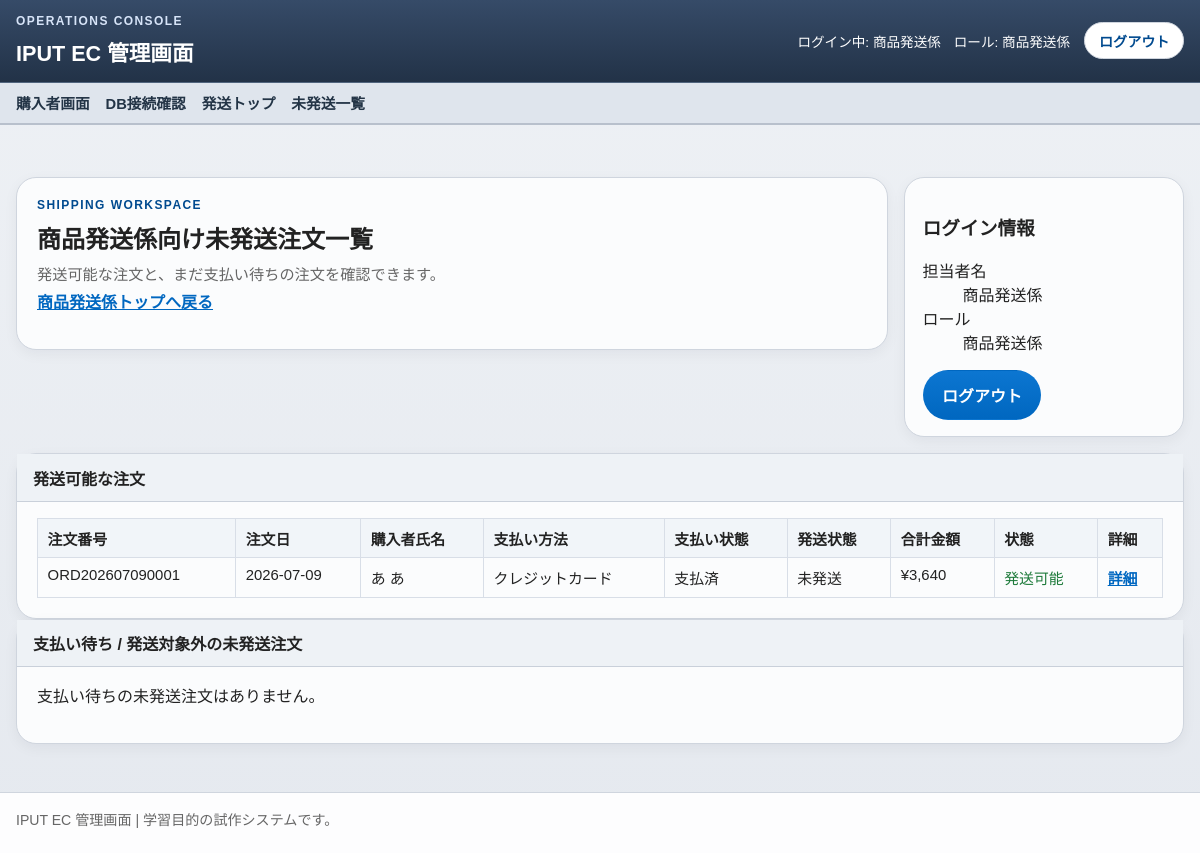
Page /staff/shipper/orders (signed in) on the committed database.
### tables this page shows
CREATE TABLE orders (
    id INTEGER PRIMARY KEY AUTOINCREMENT,
    order_no TEXT NOT NULL UNIQUE,
    order_date TEXT NOT NULL,
    customer_name TEXT NOT NULL,
    customer_address TEXT NOT NULL,
    customer_contact TEXT NOT NULL,
    order_type TEXT NOT NULL CHECK (order_type IN ('phone_fax', 'online')),
    payment_method TEXT NOT NULL CHECK (payment_method IN ('bank', 'convenience', 'cod', 'credit')),
    payment_status TEXT NOT NULL CHECK (payment_status IN ('unpaid', 'paid')),
    shipping_status TEXT NOT NULL CHECK (shipping_status IN ('unshipped', 'shipped')),
    subtotal INTEGER NOT NULL DEFAULT 0,
    fee INTEGER NOT NULL DEFAULT 0,
    shipping_fee INTEGER NOT NULL DEFAULT 0,
    total_amount INTEGER NOT NULL DEFAULT 0,
    created_at TEXT NOT NULL DEFAULT CURRENT_TIMESTAMP,
    updated_at TEXT NOT NULL DEFAULT CURRENT_TIMESTAMP
);

### app/core/View.php (called while the page is built, shortened)
<?php
class View
{
    public static function render(string $view, array $data = []): void
    {
        $viewFile = base_path('app/Views/' . str_replace('.', '/', $view) . '.php');
        extract($data, EXTR_SKIP);
        require base_path('app/Views/layouts/header.php');
        require $viewFile;
        require base_path('app/Views/layouts/footer.php');
    }
}

### app/core/Controller.php (called while the page is built, shortened)
<?php
abstract class Controller
{
    protected function render(string $view, array $data = [], int $statusCode = 200): void
    {
        View::render($view, $data);
    }
}

### app/Controllers/ShippingController.php (called while the page is built, shortened)
<?php
class ShippingController extends Controller
{
    private AuthService $auth;
    private ShippingService $shipping;
    public function __construct()
    {
        $this->auth = new AuthService();
        $this->shipping = new ShippingService();
    }
    public function index(): void
    {
        $this->auth->authorizeRole('shipper');
        $orders = $this->shipping->listOrders();
        $this->render('staff/shipping_orders', [
            'pageTitle' => '商品発送係向け未発送注文一覧',
            'user' => $this->auth->user(),
            'roleLabel' => $this->auth->roleLabel('shipper'),
            'csrfToken' => csrf_token(),
            'successMessage' => get_flash('success'),
            'errorMessage' => get_flash('error'),
            ...$orders,
        ]);
    }
}

### public/index.php (called while the page is built, shortened)
<?php
require_once dirname(__DIR__) . '/app/bootstrap.php';
$router = new Router();
$router->get('/', [HomeController::class, 'index']);
$router->get('/favorites', [FavoriteController::class, 'index']);
$router->post('/favorites/add', [FavoriteController::class, 'add']);
$router->post('/favorites/remove', [FavoriteController::class, 'remove']);
$router->get('/sitemap', [UtilityController::class, 'sitemap']);
$router->get('/stores', [UtilityController::class, 'stores']);
$router->get('/terms', [UtilityController::class, 'terms']);
$router->get('/privacy', [UtilityController::class, 'privacy']);
$router->get('/commercial-transactions', [UtilityController::class, 'commercialTransactions']);
$router->get('/returns', [UtilityController::class, 'returns']);
$router->get('/shipping-guide', [UtilityController::class, 'shippingGuide']);
$router->get('/after-service', [UtilityController::class, 'afterService']);
$router->get('/products', [ProductController::class, 'index']);
$router->get('/products/{id}', [ProductController::class, 'show']);
$router->get('/cart', [CartController::class, 'index']);
$router->post('/cart/add', [CartController::class, 'add']);
$router->post('/cart/update', [CartController::class, 'update']);
$router->post('/cart/remove', [CartController::class, 'remove']);
$router->get('/checkout', [CheckoutController::class, 'index']);
$router->post('/checkout/confirm', [CheckoutController::class, 'confirm']);
$router->post('/checkout/complete', [CheckoutController::class, 'complete']);
$router->get('/checkout/done', [CheckoutController::class, 'done']);
$router->get('/login', [AuthController::class, 'showLogin']);
$router->post('/login', [AuthController::class, 'login']);
$router->post('/logout', [AuthController::class, 'logout']);
$router->get('/logout', [AuthController::class, 'logout']);
$router->get('/staff/receptionist', [StaffController::class, 'receptionist']);
$router->get('/staff/receptionist/products', [ProductController::class, 'receptionistIndex']);
$router->get('/staff/receptionist/orders', [ReceptionOrderController::class, 'index']);
$router->get('/staff/receptionist/orders/{order_no}', [ReceptionOrderController::class, 'show']);
$router->get('/staff/receptionist/orders/new', [ReceptionOrderController::class, 'create']);
$router->post('/staff/receptionist/orders/confirm', [ReceptionOrderController::class, 'confirm']);
$router->post('/staff/receptionist/orders', [ReceptionOrderController::class, 'store']);
$router->get('/staff/receptionist/orders/complete', [ReceptionOrderController::class, 'complete']);
$router->get('/staff/accountant', [StaffController::class, 'accountant']);
$router->get('/staff/accountant/orders', [AccountingController::class, 'index']);
$router->get('/staff/accountant/orders/{order_no}', [AccountingController::class, 'show']);
$router->post('/staff/accountant/orders/{order_no}/payment', [AccountingController::class, 'updatePayment']);
$router->get('/staff/shipper', [StaffController::class, 'shipper']);
$router->get('/staff/shipper/orders', [ShippingController::class, 'index']);
$router->get('/staff/shipper/orders/{order_no}/document.pdf', [ShippingController::class, 'document']);
$router->get('/staff/shipper/orders/{order_no}', [ShippingController::class, 'show']);
$router->post('/staff/shipper/orders/{order_no}/ship', [ShippingController::class, 'ship']);
$router->get('/staff/product-manager', [StaffController::class, 'productManager']);
$router->get('/staff/product-manager/products', [ProductManagementController::class, 'index']);
$router->get('/staff/product-manager/products/new', [ProductManagementController::class, 'create']);
$router->post('/staff/product-manager/products', [ProductManagementController::class, 'store']);
$router->get('/staff/product-manager/products/{id}/edit', [ProductManagementController::class, 'edit']);
$router->post('/staff/product-manager/products/{id}', [ProductManagementController::class, 'update']);
$router->post('/staff/product-manager/products/{id}/stock', [ProductManagementController::class, 'receiveStock']);
$router->get('/system/db-check', [SystemController::class, 'dbCheck']);
$router->dispatch($_SERVER['REQUEST_METHOD'] ?? 'GET', $_SERVER['REQUEST_URI'] ?? '/');

### app/helpers.php (called while the page is built, shortened)
<?php
function base_path(string $path = ''): string
{
    $basePath = dirname(__DIR__);
    return $basePath . DIRECTORY_SEPARATOR . ltrim($path, DIRECTORY_SEPARATOR);
}
function e(string $value): string
{
    return htmlspecialchars($value, ENT_QUOTES, 'UTF-8');
}
function app_base_path(): string
{
    $scriptName = (string) ($_SERVER['SCRIPT_NAME'] ?? '');
    $directory = str_replace('\\', '/', dirname($scriptName));
    if ($directory === '/' || $directory === '.' || $directory === '') {
        return '';
    }
    return '/' . trim($directory, '/');
}
function app_path(string $path): string
{
    $path = '/' . ltrim($path, '/');
    $basePath = app_base_path();
    return $basePath === '' ? $path : $basePath . $path;
}

### app/Services/AuthService.php (called while the page is built, shortened)
<?php
class AuthService
{
    public function user(): ?array
    {
        $user = $_SESSION['auth'] ?? null;
        return is_array($user) ? $user : null;
    }
}

### app/db.php (called while the page is built, shortened)
<?php
function db_connection(): PDO
{
    $driver = (string) config('database.driver', 'sqlite');
    $options = [
        PDO::ATTR_ERRMODE => PDO::ERRMODE_EXCEPTION,
        PDO::ATTR_DEFAULT_FETCH_MODE => PDO::FETCH_ASSOC,
    ];
    if ($driver === 'sqlite') {
        $sqlitePath = resolve_path((string) config('database.sqlite.path', 'database/local.sqlite'));
        $connection = new PDO('sqlite:' . $sqlitePath, null, null, $options);
        $connection->exec('PRAGMA foreign_keys = ON');
        $connection->exec('PRAGMA busy_timeout = 5000');
        return $connection;
    }
    throw new RuntimeException('Unsupported DB driver: ' . $driver);
}

### app/Repositories/OrderRepository.php (called while the page is built, shortened)
<?php
class OrderRepository
{
    public function listUnshippedOrders(): array
    {
        $statement = db_connection()->query(
            <<<'SQL'
                SELECT
                    id,
                    order_no,
                    order_date,
                    customer_name,
                    customer_address,
                    customer_contact,
                    order_type,
                    payment_method,
                    payment_status,
                    shipping_status,
                    subtotal,
                    fee,
                    shipping_fee,
                    total_amount,
                    created_at,
                    updated_at
                FROM orders
                WHERE shipping_status = 'unshipped'
                ORDER BY order_date ASC, id ASC
            SQL
        );
        return $statement->fetchAll() ?: [];
    }
}

### app/Services/ShippingService.php (called while the page is built, shortened)
<?php
class ShippingService
{
    private OrderRepository $orders;
    private array $paymentLabels = [
        'bank' => '銀行振込',
        'convenience' => 'コンビニ決済',
        'cod' => '代金引換',
        'credit' => 'クレジットカード',
    ];
    private array $paymentStatusLabels = [
        'unpaid' => '未払い',
        'paid' => '支払済',
    ];
    private array $shippingStatusLabels = [
        'unshipped' => '未発送',
        'shipped' => '発送済',
    ];
    public function __construct()
    {
        $this->orders = new OrderRepository();
    }
    public function listOrders(): array
    {
        $orders = array_map(fn (array $order): array => $this->decorateOrder($order), $this->orders->listUnshippedOrders());
        return [
            'shippable' => array_values(array_filter($orders, fn (array $order): bool => ($order['shipping_eligibility']['status'] ?? '') === 'shippable')),
            'waiting' => array_values(array_filter($orders, fn (array $order): bool => ($order['shipping_eligibility']['status'] ?? '') !== 'shippable')),
        ];
    }
    public function getShippingEligibility(array $order): array
    {
        $paymentMethod = (string) ($order['payment_method'] ?? '');
        $paymentStatus = (string) ($order['payment_status'] ?? '');
        return match ($paymentMethod) {
            'bank', 'convenience', 'credit' => $paymentStatus === 'paid'
                ? ['status' => 'shippable', 'label' => '発送可能', 'message' => '発送できます。']
                : ['status' => 'waiting_payment', 'label' => '支払い待ち', 'message' => '入金確認後に発送可能になります。'],
            'cod' => ['status' => 'shippable', 'label' => '発送可能', 'message' => '代金引換のため発送できます。'],
            default => ['status' => 'not_supported', 'label' => '発送対象外', 'message' => 'この注文は発送対象外です。'],
        };
    }
    private function decorateOrder(array $order): array
    {
        $paymentMethod = (string) ($order['payment_method'] ?? '');
        $paymentStatus = (string) ($order['payment_status'] ?? '');
        $shippingStatus = (string) ($order['shipping_status'] ?? '');
        $order['payment_method_label'] = $this->paymentLabels[$paymentMethod] ?? '不明';
        $order['payment_status_label'] = $this->paymentStatusLabels[$paymentStatus] ?? '不明';
        $order['shipping_status_label'] = $this->shippingStatusLabels[$shippingStatus] ?? '不明';
        $order['shipping_eligibility'] = $this->getShippingEligibility($order);
        return $order;
    }
}

### app/bootstrap.php (called while the page is built, shortened)
<?php
require_once __DIR__ . '/helpers.php';
function bootstrap_app(bool $startSession = false): void
{
    static $bootstrapped = false;
    if (!$bootstrapped) {
        spl_autoload_register(static function (string $class): void {
            $directories = ['core', 'Controllers', 'Services', 'Repositories'];
            foreach ($directories as $directory) {
                $filePath = base_path('app/' . $directory . '/' . $class . '.php');
                if (is_file($filePath)) {
                    return;
                }
            }
        });
        require_once base_path('app/db.php');
    }
}

### app/Views/staff/shipping_orders.php (the view, shortened to what this page needs)
<section class="staff-hero">
    <div class="panel">
        <p class="eyebrow">Shipping Workspace</p>
        <h2>商品発送係向け未発送注文一覧</h2>
        <p class="lead compact">発送可能な注文と、まだ支払い待ちの注文を確認できます。</p>
        <p><a class="text-link" href="<?= e(app_path('/staff/shipper')) ?>">商品発送係トップへ戻る</a></p>
    </div>
    <aside class="status-card">
        <h3>ログイン情報</h3>
        <dl>
            <div>
                <dt>担当者名</dt>
                <dd><?= e((string) ($user['user_name'] ?? '')) ?></dd>
            </div>
            <div>
                <dt>ロール</dt>
                <dd><?= e((string) $roleLabel) ?></dd>
            </div>
        </dl>
        <form method="post" action="<?= e(app_path('/logout')) ?>" class="logout-form">
            <button class="button-link button-submit" type="submit">ログアウト</button>
        </form>
    </aside>
</section>
<section class="panel">
    <div class="panel-heading-bar">
        <h3>発送可能な注文</h3>
    </div>
    <?php if ($shippable === []): ?>
        <p class="empty-state">発送可能な未発送注文はありません。</p>
    <?php else: ?>
        <div class="table-wrap">
            <table class="data-table">
                <thead>
                    <tr>
                        <th>注文番号</th>
                        <th>注文日</th>
                        <th>購入者氏名</th>
                        <th>支払い方法</th>
                        <th>支払い状態</th>
                        <th>発送状態</th>
                        <th>合計金額</th>
                        <th>状態</th>
                        <th>詳細</th>
                    </tr>
                </thead>
                <tbody>
                    <?php foreach ($shippable as $order): ?>
                        <tr>
                            <td><?= e((string) $order['order_no']) ?></td>
                            <td><?= e(substr((string) $order['order_date'], 0, 10)) ?></td>
                            <td><?= e((string) $order['customer_name']) ?></td>
                            <td><?= e((string) $order['payment_method_label']) ?></td>
                            <td><?= e((string) $order['payment_status_label']) ?></td>
                            <td><?= e((string) $order['shipping_status_label']) ?></td>
                            <td>¥<?= number_format((int) $order['total_amount']) ?></td>
                            <td class="status-ok"><?= e((string) $order['shipping_eligibility']['label']) ?></td>
                            <td><a class="text-link" href="<?= e(app_path('/staff/shipper/orders/' . (string) $order['order_no'])) ?>">詳細</a></td>
                        </tr>
                    <?php endforeach; ?>
                </tbody>
            </table>
        </div>
    <?php endif; ?>
</section>
<section class="panel">
    <div class="panel-heading-bar">
        <h3>支払い待ち / 発送対象外の未発送注文</h3>
    </div>
    <?php if ($waiting === []): ?>
        <p class="empty-state">支払い待ちの未発送注文はありません。</p>
    <?php endif; ?>
</section>

### rows in the picture
orders: order_no "ORD202607090001", order_date "2026-07-09", customer_name "あ あ", payment_method_label "クレジットカード", payment_status_label "支払済", shipping_status_label "未発送", total_amount "3,640", label "発送可能"

### other values in the picture
$adminApplicationName "IPUT EC 管理画面"
$authUser['user_name'] "商品発送係"
$authService->roleLabel($currentRole) "商品発送係"
$menuItem['label'] "発送トップ"
$menuItem['label'] "未発送一覧"
$user['user_name'] "商品発送係"
$roleLabel "商品発送係"
